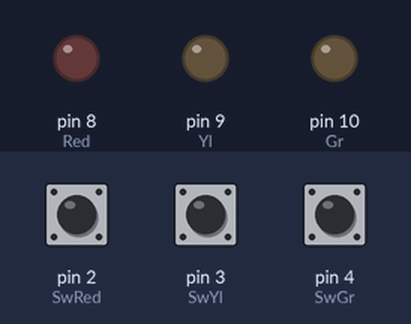
Recording of a sketch running on a simulated Arduino Uno, built with avr-gcc and run on an emulated ATmega328P. On the bench: output pins drawn as LEDs (lit = HIGH). Dashed ring = blinking. The inputs (shaded band) are chosen by the test bench; at power-on: pin 3 (SwYl) HIGH, pin 2 (SwRed) HIGH, pin 4 (SwGr) HIGH.

Above: at 1.2 s.
1.3 s: pin 3 (SwYl) pulled LOW for 0.15 s
At 1.5 s:
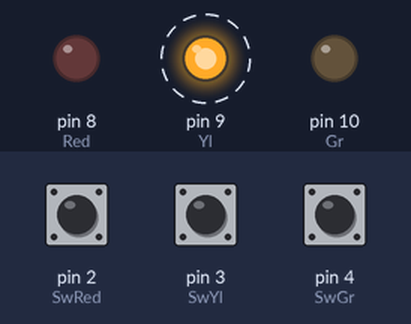
4.4 s: pin 2 (SwRed) pulled LOW for 0.15 s
At 5.0 s:
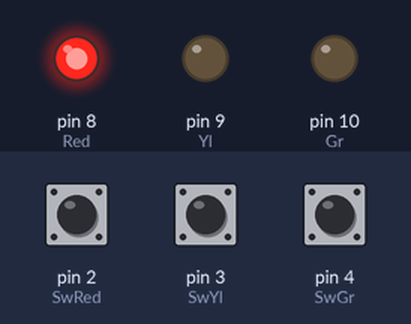
7.5 s: pin 4 (SwGr) pulled LOW for 1 s
At 8.3 s:
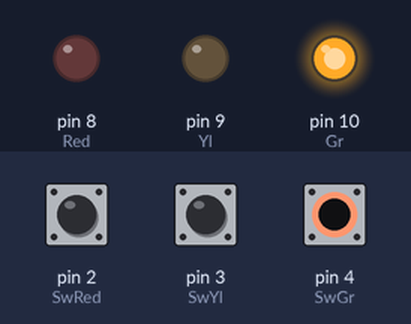
11.5 s: pin 4 (SwGr) pulled LOW for 0.15 s
At 11.9 s:
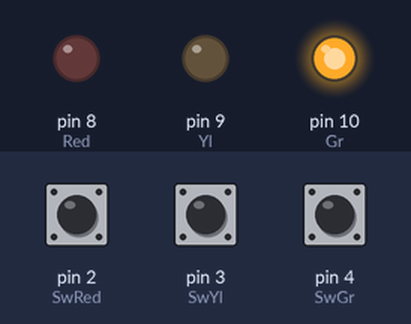
14.6 s: pin 2 (SwRed) pulled LOW for 1 s
At 15.9 s:
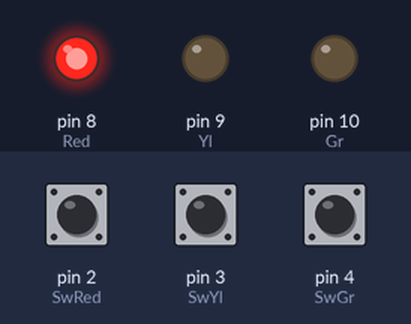
18.6 s: pin 2 (SwRed) driven LOW and pin 3 (SwYl) driven LOW
At 18.77 s:
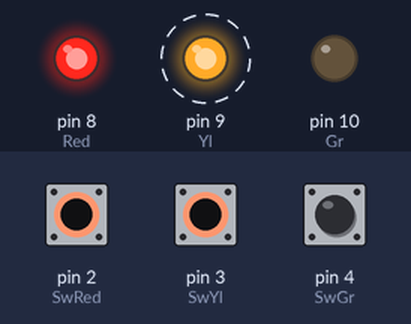
Timing chart, 0 to 22.6 s (numbered marks = the images above; inputs shaded):
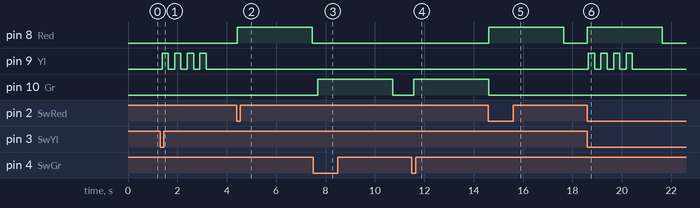

Measured:
- after the input at 1.3 s, pin 9 (Yl): alternates HIGH for 0.25 s and LOW for 0.26 s, 8 changes in all, then stays LOW, starting after 0.08 s
- after the input at 4.4 s, pin 8 (Red): LOW → HIGH at once, → LOW 3.0 s later
- after the input at 7.5 s, pin 10 (Gr): LOW → HIGH after 0.18 s, → LOW 3.0 s later
- after the input at 11.5 s, pin 10 (Gr): LOW → HIGH after 0.07 s
- after the input at 14.6 s, pin 8 (Red): LOW → HIGH at once, → LOW 3.0 s later
- after the input at 18.6 s, pin 8 (Red): LOW → HIGH at once, → LOW 3.0 s later; pin 9 (Yl): alternates HIGH for 0.25 s and LOW for 0.25 s, 8 changes in all, then stays LOW, starting after 0.05 s

The sketch:

Assign9.ino
```cpp
#include <Arduino_FreeRTOS.h>
#include "queue.h"
#include "semphr.h"
#define SwRed 2
#define SwYl 3
#define SwGr 4
#define Red 8
#define Yl 9
#define Gr 10
SemaphoreHandle_t redMutex, grMutex;
QueueHandle_t redQ, grQ, ylQ;
void setup()
{
    Serial.begin(9600);
    redQ = xQueueCreate(1, sizeof(bool)); //ไม่ได้กดซ้ำๆแล้ว ใช้ 1 ก็พอ
    grQ = xQueueCreate(1, sizeof(bool));
    ylQ = xQueueCreate(1, sizeof(bool));
    redMutex = xSemaphoreCreateMutex();
    grMutex = xSemaphoreCreateMutex();
    xSemaphoreGive(redMutex);
    xSemaphoreGive(grMutex);
    xTaskCreate(SendBtRed, "Sender Task Red ", 80, NULL, 1, NULL); // left
    xTaskCreate(SendBtYl, "Sender Task Yl ", 80, NULL, 1, NULL);   // mid
    xTaskCreate(SendBtGr, "Sender Task Gr ", 80, NULL, 1, NULL);   // right

    xTaskCreate(ReceiveRed, "Receiver Task Red", 80, NULL, 1, NULL); // left
    xTaskCreate(ReceiveYl, "Receiver Task Yl", 80, NULL, 1, NULL);   // mid
    xTaskCreate(ReceiveGr, "Receiver Task Gr", 80, NULL, 1, NULL);   // right
}
void SendBtRed(void *pvParameters)
{
    pinMode(SwRed, INPUT_PULLUP);
    bool lastState = false;
    while (1)
    {
        bool state = !digitalRead(SwRed);
        if (!lastState && state)
        {
            xQueueSend(redQ, NULL, 0);
        }
        lastState = state;
    }
}
void SendBtYl(void *pvParameters)
{
    pinMode(SwYl, INPUT_PULLUP);
    bool lastState = false;
    while (1)
    {
        bool state = !digitalRead(SwYl);
        if (xSemaphoreTake(redMutex, 0) == pdTRUE && xSemaphoreTake(grMutex, 0) == pdTRUE)
        {
            xSemaphoreGive(redMutex);
            xSemaphoreGive(grMutex);
            if (!lastState && state)
            {
                xQueueSend(ylQ, NULL, 0);
            }
            lastState = state;
        }
        vTaskDelay(pdMS_TO_TICKS(100));
    }
}
void SendBtGr(void *pvParameters)
{
    pinMode(SwGr, INPUT_PULLUP);
    bool lastState = false;
    while (1)
    {
        bool state = !digitalRead(SwGr);
        if (xSemaphoreTake(redMutex, 0) == pdTRUE)
        {
            xSemaphoreGive(redMutex);
            if (!lastState && state)
            {
                xQueueSend(grQ, NULL, 0);
            }
            lastState = state;
        }
        vTaskDelay(pdMS_TO_TICKS(100));
    }
}
void ReceiveRed(void *pvParameters) // left
{
    pinMode(Red, OUTPUT);
    bool pressSwitch = false;
    long lastState = 0;
    while (1)
    {
        if (xQueueReceive(redQ, NULL, 0) == pdPASS)
        {
            if (!pressSwitch)
            {
                digitalWrite(Red, HIGH);
                pressSwitch = true;
            }
            else
            {
                digitalWrite(Red, LOW);
                pressSwitch = false;
            }
            lastState = millis();
        }
        if (digitalRead(Red))
        {
            xSemaphoreTake(redMutex, 0);
        }
        else
        {
            xSemaphoreGive(redMutex);
        }
        if (pressSwitch)
        {
            if (millis() - lastState >= 3000)
            {
                digitalWrite(Red, LOW);
                pressSwitch = false;
            }
        }
        vTaskDelay(pdMS_TO_TICKS(100));
    }
}
void ReceiveYl(void *pvParameters) // mid
{
    pinMode(Yl, OUTPUT);
    while (1)
    {
        if (xQueueReceive(ylQ, NULL, 0) == pdPASS)
        {
            xQueueSend(ylQ, NULL, 0);
            digitalWrite(Yl, HIGH);
            vTaskDelay(pdMS_TO_TICKS(250));
            digitalWrite(Yl, LOW);
            vTaskDelay(pdMS_TO_TICKS(250));
            digitalWrite(Yl, HIGH);
            vTaskDelay(pdMS_TO_TICKS(250));
            digitalWrite(Yl, LOW);
            vTaskDelay(pdMS_TO_TICKS(250));
            digitalWrite(Yl, HIGH);
            vTaskDelay(pdMS_TO_TICKS(250));
            digitalWrite(Yl, LOW);
            vTaskDelay(pdMS_TO_TICKS(250));
            digitalWrite(Yl, HIGH);
            vTaskDelay(pdMS_TO_TICKS(250));
            digitalWrite(Yl, LOW);
            vTaskDelay(pdMS_TO_TICKS(250));
            xQueueReceive(ylQ, NULL, 0);
        }
        vTaskDelay(pdMS_TO_TICKS(100));
    }
}
void ReceiveGr(void *pvParameters) // right
{
    pinMode(Gr, OUTPUT);
    bool pressSwitch = false;
    long lastState = 0;
    while (1)
    {
        if (xQueueReceive(grQ, NULL, 0) == pdPASS)
        {
            if (!pressSwitch)
            {
                digitalWrite(Gr, HIGH);
                pressSwitch = true;
            }
            else
            {
                digitalWrite(Gr, LOW);
                pressSwitch = false;
            }
            lastState = millis();
        }
        if (pressSwitch)
        {
            if (millis() - lastState >= 3000)
            {
                digitalWrite(Gr, LOW);
                pressSwitch = false;
            }
        }
        if (digitalRead(Gr))
        {
            xSemaphoreTake(grMutex, 0);
        }
        else
        {
            xSemaphoreGive(grMutex);
        }
        vTaskDelay(pdMS_TO_TICKS(100));
    }
}
void loop() {}
```
